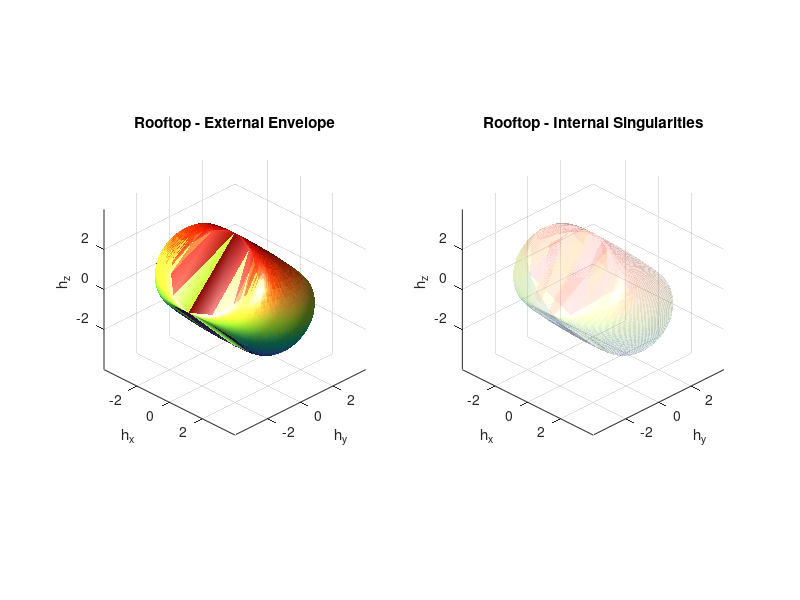
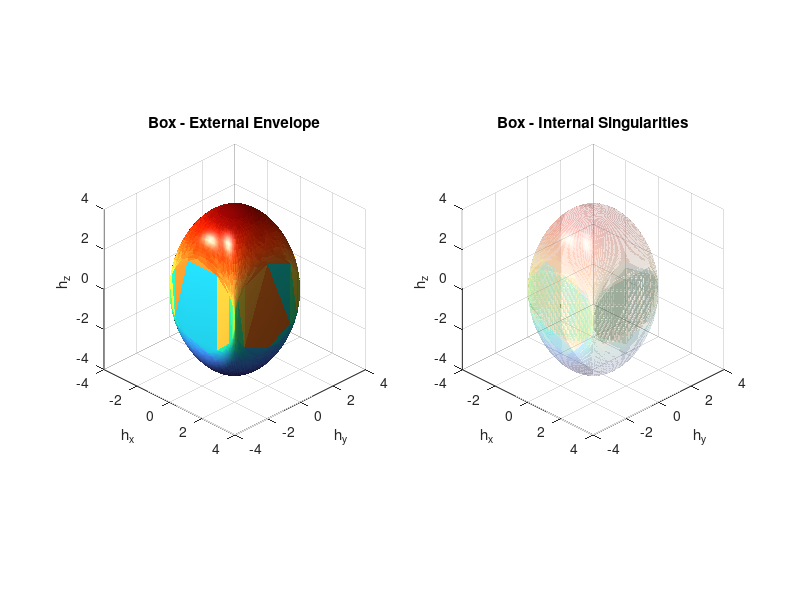
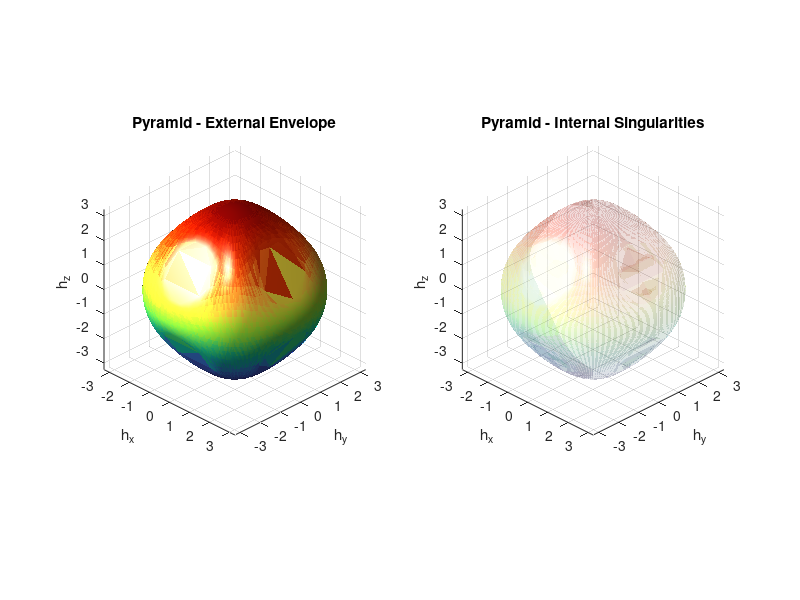

These charts were generated, in order, by the following MATLAB code:
clear; clc; close all;

configs = {
    'Rooftop', [0, sin(pi/4), cos(pi/4); 0, -sin(pi/4), cos(pi/4); 0, sin(pi/4), cos(pi/4); 0, -sin(pi/4), cos(pi/4)];
    'Box', [1, 0, 0; -1, 0, 0; 0, 1, 0; 0, -1, 0];
    'Pyramid', [sin(54.74*pi/180), 0, cos(54.74*pi/180); 0, sin(54.74*pi/180), cos(54.74*pi/180); -sin(54.74*pi/180), 0, cos(54.74*pi/180); 0, -sin(54.74*pi/180), cos(54.74*pi/180)]
};

% Create Spherical Grid
[az, el] = meshgrid(linspace(0, 2*pi, 80), linspace(-pi/2, pi/2, 40)); 
ux = cos(el) .* cos(az);
uy = cos(el) .* sin(az);
uz = sin(el);

for c = 1:size(configs, 1)
    configName = configs{c, 1};
    g = configs{c, 2};

    % Setup Figure 
    fig = figure('Name', configName, 'Color', 'w', 'Position', [50 + (c-1)*50, 100, 800, 400]);
    
    % Left Subplot Setup
    subplot(1, 2, 1);
    hold on; grid on; view(3); axis equal;
    xlabel('h_x'); ylabel('h_y'); zlabel('h_z');
    title([configName, ' - External Envelope']);
    set(gca, 'FontSize', 10, 'GridAlpha', 0.15);
    
    % Right Subplot Setup
    subplot(1, 2, 2);
    hold on; grid on; view(3); axis equal;
    xlabel('h_x'); ylabel('h_y'); zlabel('h_z');
    title([configName, ' - Internal Singularities']);
    set(gca, 'FontSize', 10, 'GridAlpha', 0.15);
    
    % Initialize arrays 
    hx_all = []; hy_all = []; hz_all = [];
    
    % 4 Independent CMGs 
    h_base = zeros(size(ux,1), size(ux,2), 3, 4);
    for i = 1:4
        gx = g(i,1); gy = g(i,2); gz = g(i,3);
        udotg = ux.*gx + uy.*gy + uz.*gz;
        px = ux - udotg .* gx;
        py = uy - udotg .* gy;
        pz = uz - udotg .* gz;
        norm_p = sqrt(px.^2 + py.^2 + pz.^2);
        norm_p(norm_p == 0) = 1e-6;
        h_base(:,:,1,i) = px ./ norm_p;
        h_base(:,:,2,i) = py ./ norm_p;
        h_base(:,:,3,i) = pz ./ norm_p;
    end

    epsilons = dec2bin(0:15) - '0';
    epsilons = epsilons * 2 - 1;

    for k = 1:16
        eps = epsilons(k, :);
        hx = eps(1)*h_base(:,:,1,1) + eps(2)*h_base(:,:,1,2) + eps(3)*h_base(:,:,1,3) + eps(4)*h_base(:,:,1,4);
        hy = eps(1)*h_base(:,:,2,1) + eps(2)*h_base(:,:,2,2) + eps(3)*h_base(:,:,2,3) + eps(4)*h_base(:,:,2,4);
        hz = eps(1)*h_base(:,:,3,1) + eps(2)*h_base(:,:,3,2) + eps(3)*h_base(:,:,3,3) + eps(4)*h_base(:,:,3,4);

        % Collect points for the external envelope
        hx_all = [hx_all; hx(:)];
        hy_all = [hy_all; hy(:)];
        hz_all = [hz_all; hz(:)];

        % Plot ALL surfaces as internal structures
        subplot(1, 2, 2);
        surf(hx, hy, hz, hz, 'EdgeColor', 'none', 'FaceAlpha', 0.15);
    end

    % Generate External Envelope
    subplot(1, 2, 1);
    K = convhull(hx_all, hy_all, hz_all);
    
    % Plot the boundary mesh 
    trisurf(K, hx_all, hy_all, hz_all, hz_all, 'EdgeColor', 'none', 'FaceAlpha', 0.95);
    
    for sp = 1:2
        subplot(1, 2, sp);
        colormap(gca, 'turbo');
        camlight('headlight');
        camlight('right');
        lighting gouraud;
        material shiny;
        view(45, 30);
    end
end
